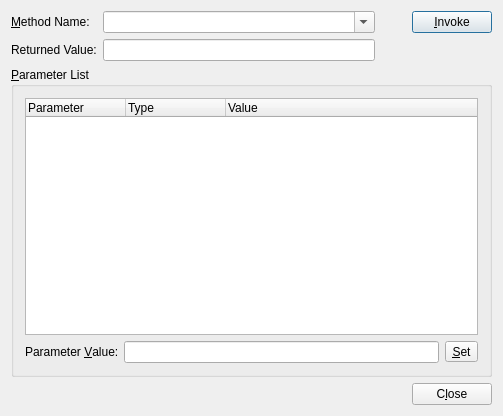
<ui version="4.0" >
 <author></author>
 <comment>*********************************************************************
**
** Copyright (C) 2009 Nokia Corporation and/or its subsidiary(-ies).
** Contact: Nokia Corporation (qt-info@nokia.com)
**
** This file is part of the tools applications of the Qt Toolkit.
**
** $QT_BEGIN_LICENSE:LGPL$
** No Commercial Usage
** This file contains pre-release code and may not be distributed.
** You may use this file in accordance with the terms and conditions
** contained in the Technology Preview License Agreement accompanying
** this package.
**
** GNU Lesser General Public License Usage
** Alternatively, this file may be used under the terms of the GNU Lesser
** General Public License version 2.1 as published by the Free Software
** Foundation and appearing in the file LICENSE.LGPL included in the
** packaging of this file.  Please review the following information to
** ensure the GNU Lesser General Public License version 2.1 requirements
** will be met: http://www.gnu.org/licenses/old-licenses/lgpl-2.1.html.
**
** In addition, as a special exception, Nokia gives you certain
** additional rights.  These rights are described in the Nokia Qt LGPL
** Exception version 1.1, included in the file LGPL_EXCEPTION.txt in this
** package.
**
** If you have questions regarding the use of this file, please contact
** Nokia at qt-info@nokia.com.
**
**
**
**
**
**
**
**
** $QT_END_LICENSE$
**
*********************************************************************</comment>
 <exportmacro></exportmacro>
 <class>InvokeMethod</class>
 <widget class="QDialog" name="InvokeMethod" >
  <property name="geometry" >
   <rect>
    <x>0</x>
    <y>0</y>
    <width>503</width>
    <height>416</height>
   </rect>
  </property>
  <property name="windowTitle" >
   <string>Invoke Methods</string>
  </property>
  <layout class="QGridLayout" >
   <property name="margin" >
    <number>11</number>
   </property>
   <property name="spacing" >
    <number>6</number>
   </property>
   <item row="1" column="0" colspan="2" >
    <widget class="QGroupBox" name="boxParameters" >
     <property name="title" >
      <string>&amp;Parameter List</string>
     </property>
     <layout class="QGridLayout" >
      <property name="margin" >
       <number>11</number>
      </property>
      <property name="spacing" >
       <number>6</number>
      </property>
      <item row="0" column="0" colspan="3" >
       <widget class="QTreeWidget" name="listParameters" >
        <property name="rootIsDecorated" >
         <bool>false</bool>
        </property>
        <column>
         <property name="text" >
          <string>Parameter</string>
         </property>
        </column>
        <column>
         <property name="text" >
          <string>Type</string>
         </property>
        </column>
        <column>
         <property name="text" >
          <string>Value</string>
         </property>
        </column>
       </widget>
      </item>
      <item row="1" column="2" >
       <widget class="QToolButton" name="buttonSet" >
        <property name="text" >
         <string>&amp;Set</string>
        </property>
       </widget>
      </item>
      <item row="1" column="1" >
       <widget class="QLineEdit" name="editValue" />
      </item>
      <item row="1" column="0" >
       <widget class="QLabel" name="TextLabel3" >
        <property name="text" >
         <string>Parameter &amp;Value:</string>
        </property>
        <property name="buddy" >
         <cstring>editValue</cstring>
        </property>
       </widget>
      </item>
     </layout>
    </widget>
   </item>
   <item row="0" column="0" colspan="2" >
    <layout class="QGridLayout" >
     <property name="margin" >
      <number>0</number>
     </property>
     <property name="spacing" >
      <number>6</number>
     </property>
     <item row="1" column="1" >
      <widget class="QLineEdit" name="editReturn" >
       <property name="readOnly" >
        <bool>true</bool>
       </property>
      </widget>
     </item>
     <item row="0" column="1" >
      <widget class="QComboBox" name="comboMethods" >
       <property name="sizePolicy" >
        <sizepolicy>
         <hsizetype>7</hsizetype>
         <vsizetype>0</vsizetype>
         <horstretch>0</horstretch>
         <verstretch>0</verstretch>
        </sizepolicy>
       </property>
       <property name="editable" >
        <bool>true</bool>
       </property>
       <property name="insertPolicy" >
        <enum>QComboBox::NoInsert</enum>
       </property>
       <property name="autoCompletion" >
        <bool>true</bool>
       </property>
       <property name="duplicatesEnabled" >
        <bool>false</bool>
       </property>
      </widget>
     </item>
     <item row="0" column="0" >
      <widget class="QLabel" name="labelMethods" >
       <property name="text" >
        <string>&amp;Method Name:</string>
       </property>
       <property name="buddy" >
        <cstring>comboMethods</cstring>
       </property>
      </widget>
     </item>
     <item row="0" column="2" >
      <spacer>
       <property name="orientation" >
        <enum>Qt::Horizontal</enum>
       </property>
       <property name="sizeType" >
        <enum>QSizePolicy::Preferred</enum>
       </property>
       <property name="sizeHint" >
        <size>
         <width>20</width>
         <height>20</height>
        </size>
       </property>
      </spacer>
     </item>
     <item row="1" column="0" >
      <widget class="QLabel" name="TextLabel1" >
       <property name="text" >
        <string>Returned Value:</string>
       </property>
      </widget>
     </item>
     <item row="0" column="3" >
      <widget class="QPushButton" name="buttonInvoke" >
       <property name="text" >
        <string>&amp;Invoke</string>
       </property>
       <property name="default" >
        <bool>true</bool>
       </property>
      </widget>
     </item>
     <item row="1" column="2" colspan="2" >
      <spacer>
       <property name="orientation" >
        <enum>Qt::Horizontal</enum>
       </property>
       <property name="sizeType" >
        <enum>QSizePolicy::Expanding</enum>
       </property>
       <property name="sizeHint" >
        <size>
         <width>111</width>
         <height>21</height>
        </size>
       </property>
      </spacer>
     </item>
    </layout>
   </item>
   <item row="2" column="0" >
    <spacer>
     <property name="orientation" >
      <enum>Qt::Horizontal</enum>
     </property>
     <property name="sizeType" >
      <enum>QSizePolicy::Expanding</enum>
     </property>
     <property name="sizeHint" >
      <size>
       <width>361</width>
       <height>21</height>
      </size>
     </property>
    </spacer>
   </item>
   <item row="2" column="1" >
    <widget class="QPushButton" name="buttonClose" >
     <property name="text" >
      <string>C&amp;lose</string>
     </property>
     <property name="autoDefault" >
      <bool>false</bool>
     </property>
    </widget>
   </item>
  </layout>
 </widget>
 <layoutdefault spacing="6" margin="11" />
 <pixmapfunction></pixmapfunction>
 <resources/>
 <connections>
  <connection>
   <sender>buttonClose</sender>
   <signal>clicked()</signal>
   <receiver>InvokeMethod</receiver>
   <slot>accept()</slot>
   <hints>
    <hint type="sourcelabel" >
     <x>453</x>
     <y>396</y>
    </hint>
    <hint type="destinationlabel" >
     <x>327</x>
     <y>384</y>
    </hint>
   </hints>
  </connection>
 </connections>
</ui>
